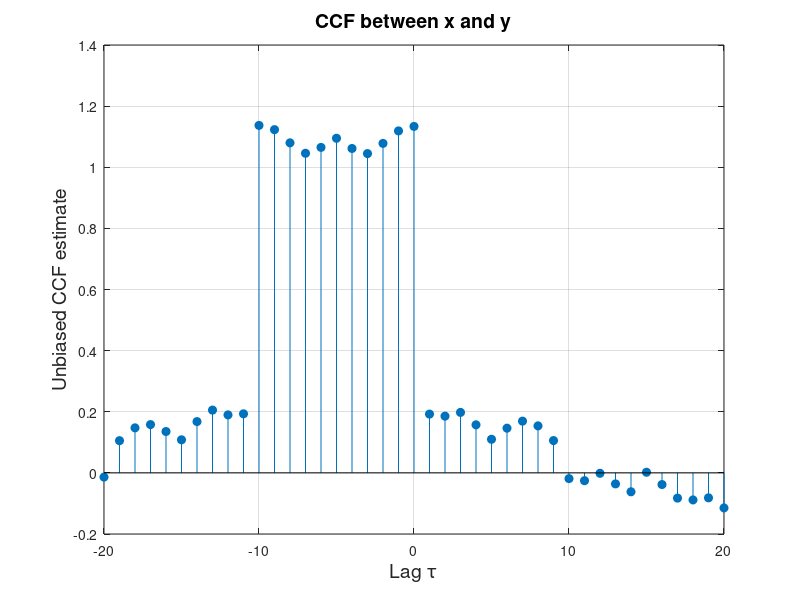

The MATLAB source for this figure:
% CCF estimate for x and y from Section 2.1
N = 1000;
rng(42);
x = randn(N, 1);            % WGN
b = ones(11, 1);             % MA(9) coefficients

y = filter(b, 1, x);        % Filtered output

% Unbiased CCF estimate
[r_xy, lags] = xcorr(x, y, 'unbiased');

% Plot lags in [-20, 20]
idx = (lags >= -20) & (lags <= 20);
figure;
stem(lags(idx), r_xy(idx), 'filled');
xlabel('Lag \tau', 'FontSize', 14);
ylabel('Unbiased CCF estimate', 'FontSize', 14);
title('CCF between x and y', 'FontSize', 14);
grid on;
